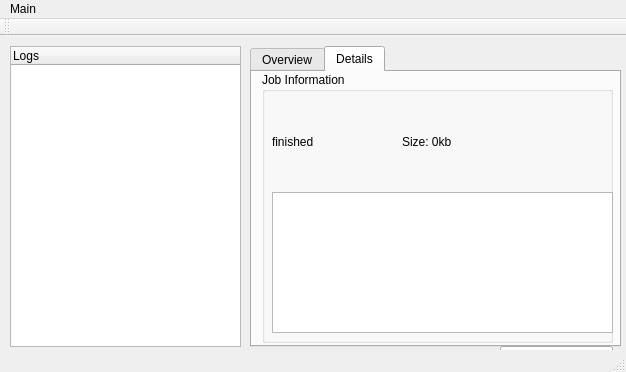
<?xml version="1.0" encoding="UTF-8"?>
<ui version="4.0">
 <class>MainWindow</class>
 <widget class="QMainWindow" name="MainWindow">
  <property name="geometry">
   <rect>
    <x>0</x>
    <y>0</y>
    <width>626</width>
    <height>372</height>
   </rect>
  </property>
  <property name="windowTitle">
   <string>MainWindow</string>
  </property>
  <widget class="QWidget" name="centralWidget">
   <widget class="QTreeWidget" name="dataTreeWidget">
    <property name="geometry">
     <rect>
      <x>10</x>
      <y>10</y>
      <width>231</width>
      <height>301</height>
     </rect>
    </property>
    <column>
     <property name="text">
      <string notr="true">Logs</string>
     </property>
    </column>
   </widget>
   <widget class="QTabWidget" name="tabWidget">
    <property name="geometry">
     <rect>
      <x>250</x>
      <y>10</y>
      <width>371</width>
      <height>301</height>
     </rect>
    </property>
    <property name="currentIndex">
     <number>1</number>
    </property>
    <widget class="QWidget" name="tab_3">
     <attribute name="title">
      <string>Overview</string>
     </attribute>
     <widget class="QLabel" name="label">
      <property name="geometry">
       <rect>
        <x>10</x>
        <y>10</y>
        <width>81</width>
        <height>17</height>
       </rect>
      </property>
      <property name="text">
       <string>Location:</string>
      </property>
     </widget>
     <widget class="QLabel" name="label_2">
      <property name="geometry">
       <rect>
        <x>10</x>
        <y>40</y>
        <width>111</width>
        <height>17</height>
       </rect>
      </property>
      <property name="text">
       <string>Remote location:</string>
      </property>
     </widget>
     <widget class="QLabel" name="label_3">
      <property name="geometry">
       <rect>
        <x>10</x>
        <y>70</y>
        <width>101</width>
        <height>17</height>
       </rect>
      </property>
      <property name="text">
       <string>Last backup:</string>
      </property>
     </widget>
     <widget class="QPushButton" name="startJobButton">
      <property name="geometry">
       <rect>
        <x>0</x>
        <y>230</y>
        <width>141</width>
        <height>32</height>
       </rect>
      </property>
      <property name="text">
       <string>Start backup now!</string>
      </property>
     </widget>
     <widget class="QPushButton" name="pushButton_2">
      <property name="geometry">
       <rect>
        <x>220</x>
        <y>230</y>
        <width>121</width>
        <height>32</height>
       </rect>
      </property>
      <property name="text">
       <string>Open in Finder</string>
      </property>
     </widget>
     <widget class="QLabel" name="locationLabel">
      <property name="geometry">
       <rect>
        <x>220</x>
        <y>10</y>
        <width>131</width>
        <height>17</height>
       </rect>
      </property>
      <property name="text">
       <string/>
      </property>
     </widget>
     <widget class="QLabel" name="remoteLocationLabel">
      <property name="geometry">
       <rect>
        <x>220</x>
        <y>40</y>
        <width>131</width>
        <height>17</height>
       </rect>
      </property>
      <property name="text">
       <string/>
      </property>
     </widget>
     <widget class="QLabel" name="lastBackupLabel">
      <property name="geometry">
       <rect>
        <x>220</x>
        <y>70</y>
        <width>131</width>
        <height>17</height>
       </rect>
      </property>
      <property name="text">
       <string/>
      </property>
     </widget>
    </widget>
    <widget class="QWidget" name="tab_4">
     <attribute name="title">
      <string>Details</string>
     </attribute>
     <widget class="QGroupBox" name="groupBox">
      <property name="geometry">
       <rect>
        <x>10</x>
        <y>0</y>
        <width>351</width>
        <height>271</height>
       </rect>
      </property>
      <property name="title">
       <string>Job Information</string>
      </property>
      <widget class="QLabel" name="jobStatusLabel">
       <property name="geometry">
        <rect>
         <x>10</x>
         <y>60</y>
         <width>221</width>
         <height>20</height>
        </rect>
       </property>
       <property name="text">
        <string>finished</string>
       </property>
      </widget>
      <widget class="QLabel" name="dateLabel">
       <property name="geometry">
        <rect>
         <x>10</x>
         <y>30</y>
         <width>241</width>
         <height>17</height>
        </rect>
       </property>
       <property name="text">
        <string/>
       </property>
      </widget>
      <widget class="QTextBrowser" name="textBrowser">
       <property name="geometry">
        <rect>
         <x>10</x>
         <y>120</y>
         <width>341</width>
         <height>141</height>
        </rect>
       </property>
      </widget>
      <widget class="QLabel" name="dataSizeLabel">
       <property name="geometry">
        <rect>
         <x>140</x>
         <y>60</y>
         <width>221</width>
         <height>20</height>
        </rect>
       </property>
       <property name="text">
        <string>Size: 0kb</string>
       </property>
      </widget>
     </widget>
    </widget>
   </widget>
   <widget class="QPushButton" name="startStopButton">
    <property name="geometry">
     <rect>
      <x>500</x>
      <y>310</y>
      <width>113</width>
      <height>32</height>
     </rect>
    </property>
    <property name="text">
     <string>PushButton</string>
    </property>
   </widget>
   <widget class="QLabel" name="currentJob">
    <property name="geometry">
     <rect>
      <x>210</x>
      <y>320</y>
      <width>161</width>
      <height>17</height>
     </rect>
    </property>
    <property name="text">
     <string/>
    </property>
   </widget>
   <widget class="QLabel" name="statusLabel">
    <property name="geometry">
     <rect>
      <x>10</x>
      <y>320</y>
      <width>121</width>
      <height>17</height>
     </rect>
    </property>
    <property name="text">
     <string/>
    </property>
   </widget>
  </widget>
  <widget class="QMenuBar" name="menuBar">
   <property name="geometry">
    <rect>
     <x>0</x>
     <y>0</y>
     <width>626</width>
     <height>25</height>
    </rect>
   </property>
   <widget class="QMenu" name="menuMain">
    <property name="title">
     <string>Main</string>
    </property>
    <addaction name="actionAdd_new_job"/>
   </widget>
   <addaction name="menuMain"/>
  </widget>
  <widget class="QToolBar" name="mainToolBar">
   <attribute name="toolBarArea">
    <enum>TopToolBarArea</enum>
   </attribute>
   <attribute name="toolBarBreak">
    <bool>false</bool>
   </attribute>
  </widget>
  <widget class="QStatusBar" name="statusBar"/>
  <action name="actionAdd_new_job">
   <property name="text">
    <string>Add new job</string>
   </property>
  </action>
 </widget>
 <layoutdefault spacing="6" margin="11"/>
 <resources/>
 <connections/>
</ui>
